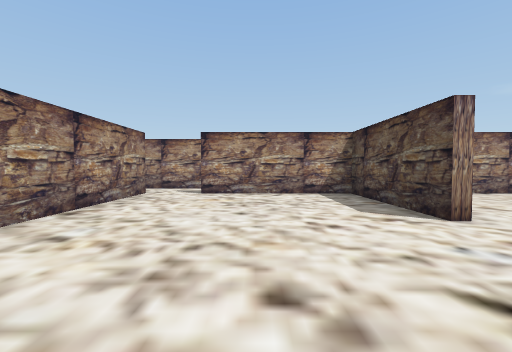
[1] (above)

24 first-person views from a walk through a 3-D level made in the Unity game engine. The camera is 1.3 m above the floor, tilts 2° down and sees 90° across. The floor is counted in squares, 2 m on a side. Each view is taken from the middle of a square. On the plan, view 1 faces up. The plan holds only what a view shows up to about 9 squares ahead; the rest is blank. The place goes on beyond the plan. The player character is not drawn.

[2]
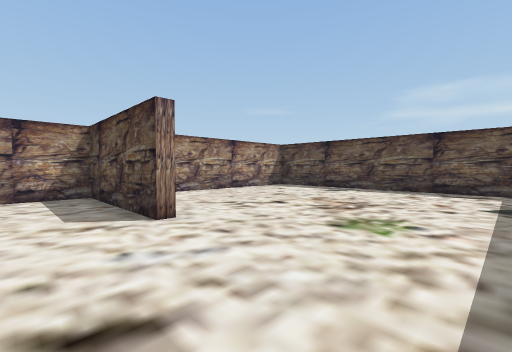

[3]
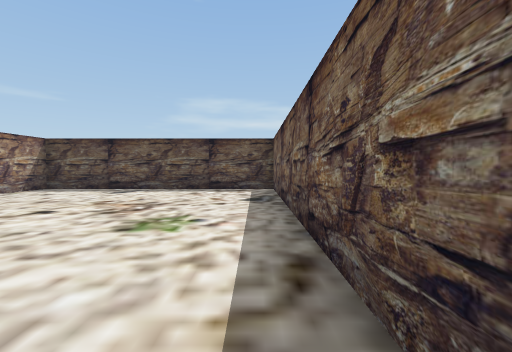

[4]
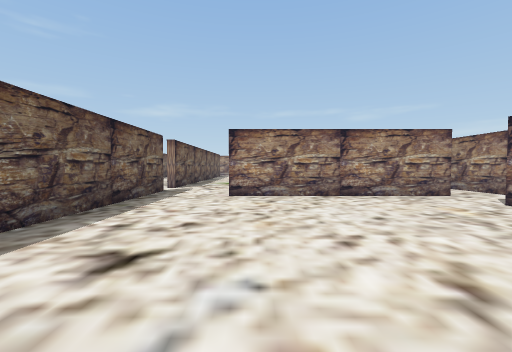

[5]
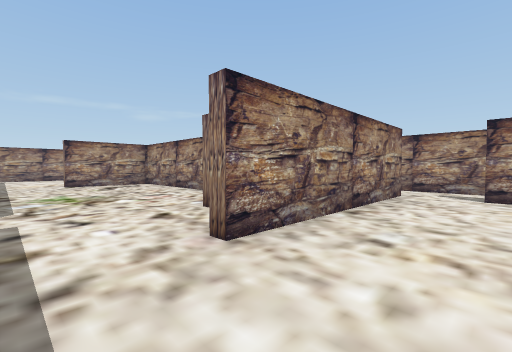

[6]
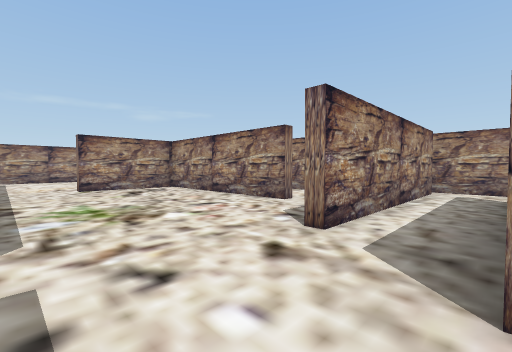

[7]
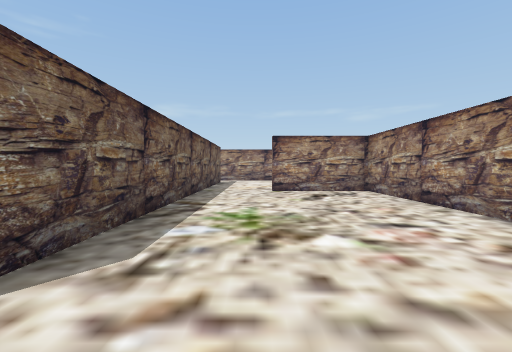

[8]
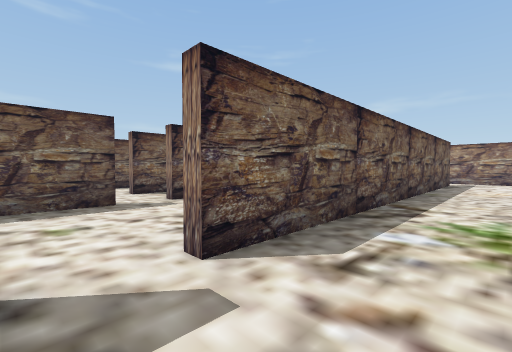

[9]
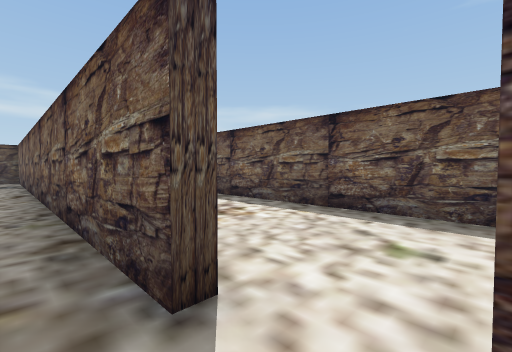

[10]
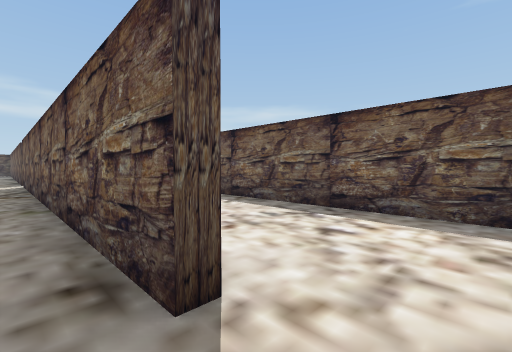

[11]
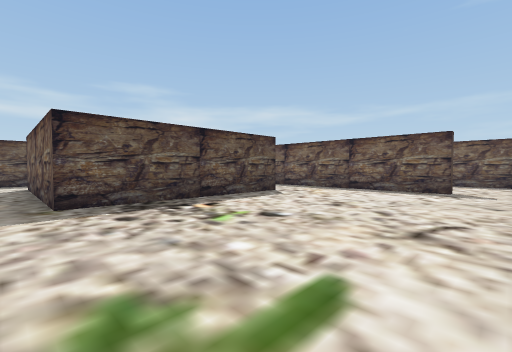

[12]
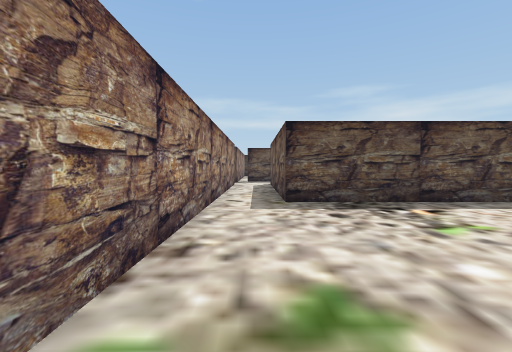

[13]
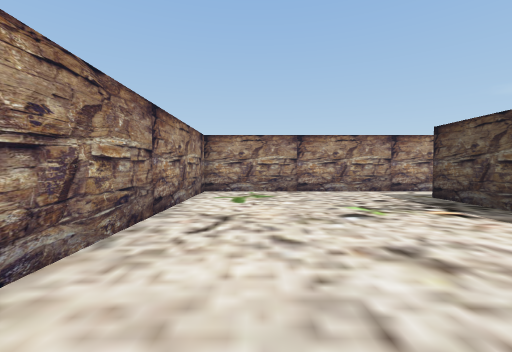

[14]
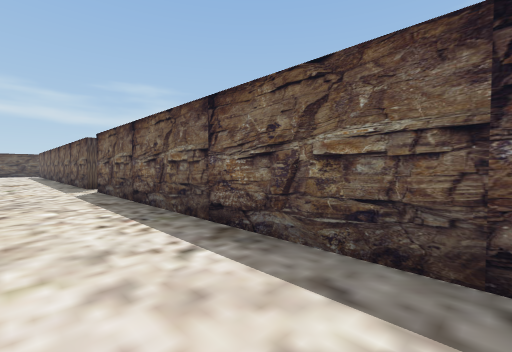

[15]
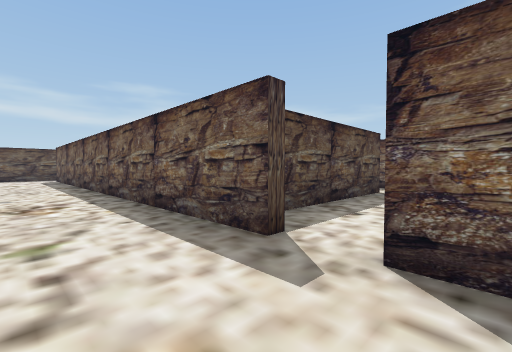

[16]
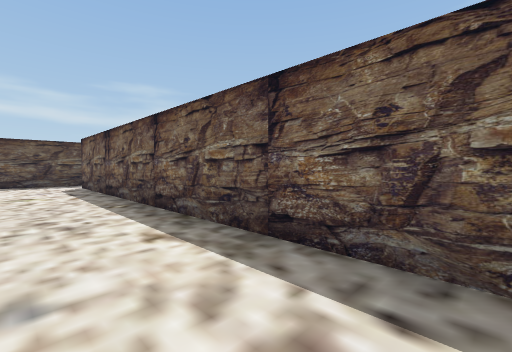

[17]
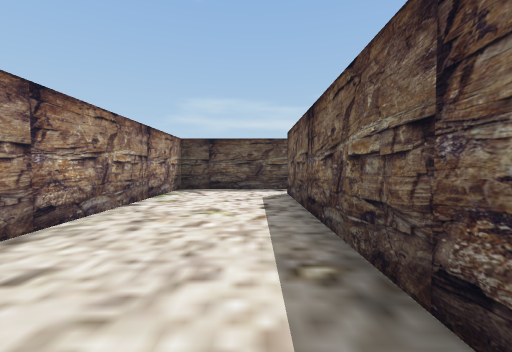

[18]
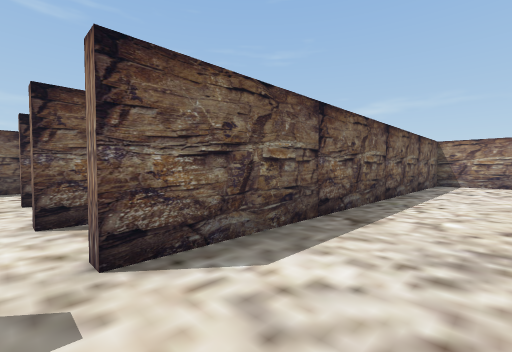

[19]
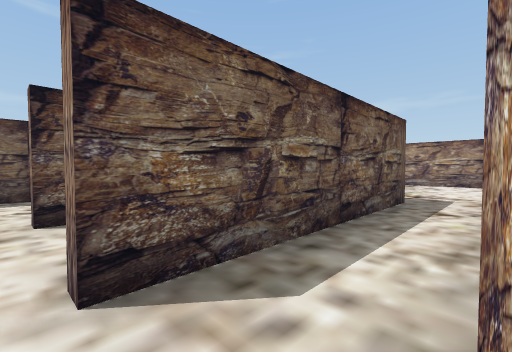

[20]
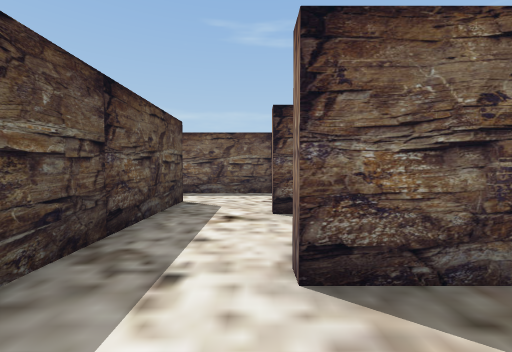

[21]
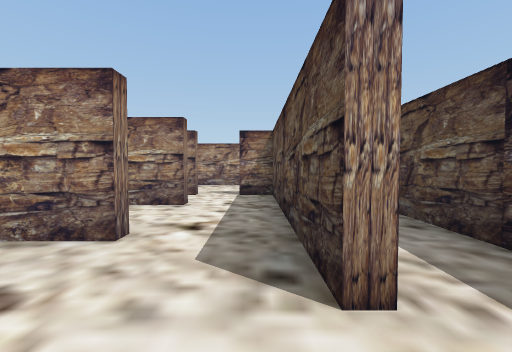

[22]
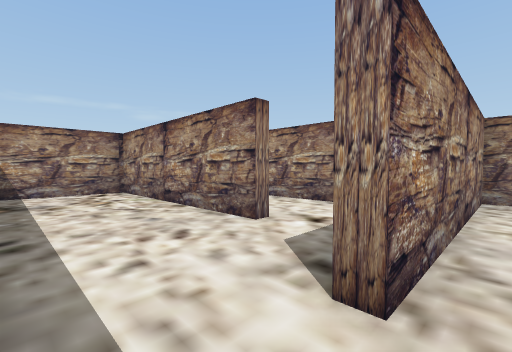

[23]
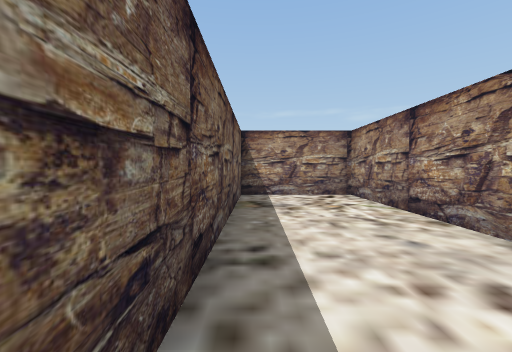

[24]
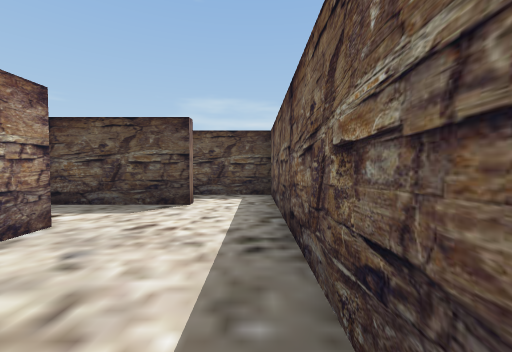

### Floor plan
Points are (right, up) in squares from view 1. A wall is a line through its corners. A room is listed if a view was taken in it or the views show most of it. See-through windows are left out.
Room 1 (views 1, 2, 3, 4, 5, 6)
walls: (2.3, 3) (2.3, 6.2) (-1.4, 6.2); (8.6, -0.6) (8.6, 6.2) (4.2, 6.2); (-2.8, 5.5) (-2.8, 1.4); (-4, -0.5) (8.4, -0.5)
ways out: opening at (-3, 0.5) to room 2; opening at (-2, 6)
Room 2 (views 7, 8, 9)
walls: (-6.1, 4.1) (-11, 4.1) (-11, 1.4); (-10.6, -0.5) (-4.9, -0.5); (-4.4, 7.4) (-4.4, 2.2); (-3.6, 7.8) (-4.6, 7.8)
ways out: opening at (-3, 0.5) to room 1; opening at (-11, 0.5) to room 3; gap at (-4.5, -1) to room 4; opening at (-6, 4); opening at (-3, 7)
Room 3 (views 10, 11, 12, 13)
walls: (-11.2, 1.4) (-11.2, 6.4) (-6.2, 6.4); (-15, -0.5) (-10.6, -0.5); (-7.2, 7.8) (-16.4, 7.8) (-16.4, 0.6); (-4.6, 6.2) (-4.6, 7)
ways out: opening at (-11, 0.5) to room 2; opening at (-15.5, -1) to room 4; opening at (-6, 6)
Room 4 (views 14, 15, 16, 17, 18, 19, 20)
walls: (-5.5, -3.8) (7.4, -3.8); (-4.6, -5.5) (-4.6, -4); (-11.2, -5.4) (-6.1, -5.4); (-16.4, -2) (-16.4, -3.8) (-6.4, -3.8); (8.6, -4.1) (8.6, -0.8) (3.1, -0.8)
ways out: gap at (-4.5, -1) to room 2; opening at (-15.5, -1) to room 3; opening at (-6, -4.5)
Room 5 (views 21, 22, 23)
walls: (-5.5, -10.3) (-3, -10.3) (-3, -6.4); (-3.9, -4) (-4.4, -4) (-4.4, -8.9)
ways out: opening at (-5, -9.5) to room 6
Room 6 (view 24)
walls: (-6.1, -7.8) (-11, -7.8) (-11, -10.3) (-5.5, -10.3)
ways out: opening at (-5, -9.5) to room 5; opening at (-6, -8)

Where each view was taken, in squares from view 1:
view 1: 0 up, 0 right, facing up
view 2: 0 up, 1 right, facing up-right
view 3: 0 up, 1 right, facing right
view 4: 2 up, 3 right, facing left
view 5: 0 up, 1 left, facing up-left
view 6: 0 up, 3 left, facing up-left
view 7: 1 up, 4 left, facing left
view 8: 1 up, 4 left, facing down-left
view 9: 0 up, 5 left, facing down-right
view 10: 0 up, 16 left, facing down-right
view 11: 7 up, 16 left, facing down-right
view 12: 7 up, 16 left, facing right
view 13: 1 up, 15 left, facing up
view 14: 2 down, 14 left, facing down-right
view 15: 2 down, 7 left, facing down-right
view 16: 2 down, 2 left, facing down-right
view 17: 3 down, 1 right, facing right
view 18: 2 down, 6 left, facing down-left
view 19: 4 down, 6 left, facing down-left
view 20: 4 down, 6 left, facing down
view 21: 10 down, 5 left, facing up
view 22: 10 down, 4 left, facing up-left
view 23: 10 down, 5 left, facing left
view 24: 10 down, 9 left, facing right
